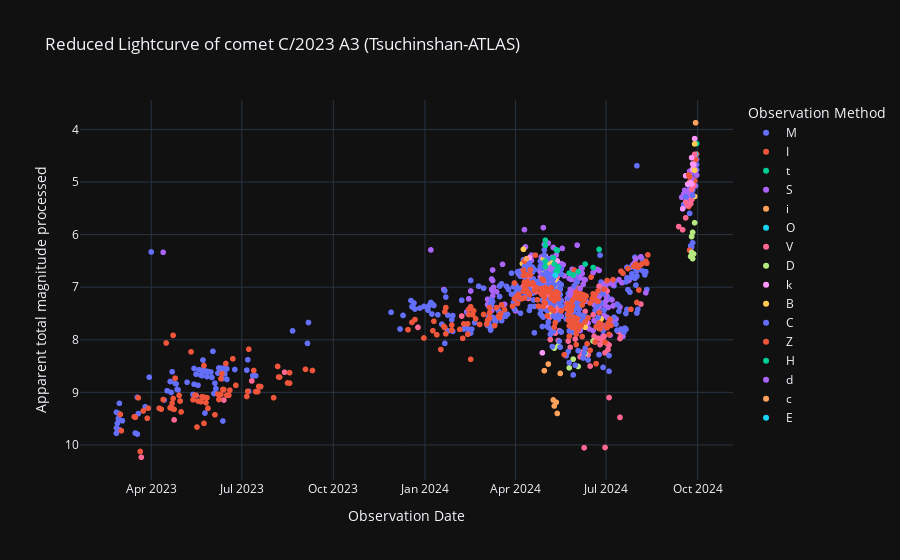

Notebook code cell kept with this figure:
### Code cell
# Curva de luz reducida
labels = {'obs_date':'Observation Date','magnitud_reducida':'Apparent total magnitude processed', 'obs_method_key' : 'Observation Method'}
fig = px.scatter(curva_de_luz_procesada_df, x='obs_date', y='magnitud_reducida', color='obs_method_key', template= 'plotly_dark', labels= labels, title=f'Reduced Lightcurve of comet {nombre_cometa} (Tsuchinshan-ATLAS)')
fig.update_yaxes(autorange="reversed")
fig.show()

### Figure 1 — Plotly figure (JSON) as saved in the notebook; plotly's stock layout.template omitted (floating-point values rounded to 4 significant figures; data arrays with more than 128 entries replaced by an {"elided": "..."} marker saying what was removed)
{"data": [{"hovertemplate": "Observation Method=M<br>Observation Date=%{x}<br>Apparent total magnitude processed=%{y}<extra></extra>", "legendgroup": "M", "marker": {"color": "#636efa", "symbol": "circle"}, "mode": "markers", "name": "M", "showlegend": true, "type": "scattergl", "x": {"elided": "225 str values"}, "xaxis": "x", "y": {"elided": "225 float values"}, "yaxis": "y"}, {"hovertemplate": "Observation Method=I<br>Observation Date=%{x}<br>Apparent total magnitude processed=%{y}<extra></extra>", "legendgroup": "I", "marker": {"color": "#EF553B", "symbol": "circle"}, "mode": "markers", "name": "I", "showlegend": true, "type": "scattergl", "x": ["2024-09-30T00:00:00", "2024-09-30T00:00:00", "2024-09-29T00:00:00", "2024-09-29T00:00:00", "2024-09-28T00:00:00", "2024-09-28T00:00:00", "2024-09-28T00:00:00", "2024-09-28T00:00:00", "2024-09-28T00:00:00", "2024-09-25T00:00:00", "2024-09-25T00:00:00", "2024-09-25T00:00:00", "2024-09-23T00:00:00", "2024-09-23T00:00:00", "2024-09-22T00:00:00", "2024-09-21T00:00:00"], "xaxis": "x", "y": [4.469, 4.869, 4.473, 4.573, 4.675, 4.775, 4.975, 4.975, 4.775, 4.937, 4.937, 5.137, 4.997, 6.297, 5.466, 5.443], "yaxis": "y"}, {"hovertemplate": "Observation Method=t<br>Observation Date=%{x}<br>Apparent total magnitude processed=%{y}<extra></extra>", "legendgroup": "t", "marker": {"color": "#00cc96", "symbol": "circle"}, "mode": "markers", "name": "t", "showlegend": true, "type": "scattergl", "x": ["2024-09-30T00:00:00"], "xaxis": "x", "y": [4.269], "yaxis": "y"}, {"hovertemplate": "Observation Method=S<br>Observation Date=%{x}<br>Apparent total magnitude processed=%{y}<extra></extra>", "legendgroup": "S", "marker": {"color": "#ab63fa", "symbol": "circle"}, "mode": "markers", "name": "S", "showlegend": true, "type": "scattergl", "x": {"elided": "211 str values"}, "xaxis": "x", "y": {"elided": "211 float values"}, "yaxis": "y"}, {"hovertemplate": "Observation Method=i<br>Observation Date=%{x}<br>Apparent total magnitude processed=%{y}<extra></extra>", "legendgroup": "i", "marker": {"color": "#FFA15A", "symbol": "circle"}, "mode": "markers", "name": "i", "showlegend": true, "type": "scattergl", "x": ["2024-09-29T00:00:00"], "xaxis": "x", "y": [3.873], "yaxis": "y"}, {"hovertemplate": "Observation Method=O<br>Observation Date=%{x}<br>Apparent total magnitude processed=%{y}<extra></extra>", "legendgroup": "O", "marker": {"color": "#19d3f3", "symbol": "circle"}, "mode": "markers", "name": "O", "showlegend": true, "type": "scattergl", "x": ["2024-09-29T00:00:00"], "xaxis": "x", "y": [4.473], "yaxis": "y"}, {"hovertemplate": "Observation Method=V<br>Observation Date=%{x}<br>Apparent total magnitude processed=%{y}<extra></extra>", "legendgroup": "V", "marker": {"color": "#FF6692", "symbol": "circle"}, "mode": "markers", "name": "V", "showlegend": true, "type": "scattergl", "x": ["2024-09-28T00:00:00", "2024-09-27T00:00:00", "2024-09-26T00:00:00", "2024-09-26T00:00:00", "2024-09-25T00:00:00", "2024-09-25T00:00:00", "2024-09-25T00:00:00", "2024-09-24T00:00:00", "2024-09-21T00:00:00", "2024-09-19T00:00:00", "2024-09-19T00:00:00", "2024-09-16T00:00:00", "2024-09-12T00:00:00", "2024-08-05T00:00:00", "2024-07-16T00:00:00", "2024-07-15T00:00:00", "2024-07-15T00:00:00", "2024-07-13T00:00:00", "2024-07-04T00:00:00", "2024-07-04T00:00:00", "2024-07-03T00:00:00", "2024-07-02T00:00:00", "2024-07-02T00:00:00", "2024-06-30T00:00:00", "2024-06-30T00:00:00", "2024-06-29T00:00:00", "2024-06-28T00:00:00", "2024-06-26T00:00:00", "2024-06-25T00:00:00", "2024-06-24T00:00:00", "2024-06-24T00:00:00", "2024-06-23T00:00:00", "2024-06-20T00:00:00", "2024-06-19T00:00:00", "2024-06-18T00:00:00", "2024-06-15T00:00:00", "2024-06-13T00:00:00", "2024-06-10T00:00:00", "2024-06-09T00:00:00", "2024-06-07T00:00:00", "2024-06-05T00:00:00", "2024-06-03T00:00:00", "2024-05-31T00:00:00", "2024-05-29T00:00:00", "2024-05-26T00:00:00", "2024-05-25T00:00:00", "2024-05-24T00:00:00", "2024-05-17T00:00:00", "2024-05-16T00:00:00", "2024-05-16T00:00:00", "2024-05-15T00:00:00", "2024-05-14T00:00:00", "2024-05-14T00:00:00", "2024-05-13T00:00:00", "2024-05-12T00:00:00", "2024-05-11T00:00:00", "2024-05-10T00:00:00", "2024-05-10T00:00:00", "2024-05-09T00:00:00", "2024-05-07T00:00:00", "2024-05-06T00:00:00", "2024-05-05T00:00:00", "2024-05-04T00:00:00", "2024-05-03T00:00:00", "2024-05-03T00:00:00", "2024-05-02T00:00:00", "2024-05-01T00:00:00", "2024-04-29T00:00:00", "2024-04-27T00:00:00", "2024-04-21T00:00:00", "2024-04-20T00:00:00", "2024-04-17T00:00:00", "2024-04-16T00:00:00", "2024-04-15T00:00:00", "2024-04-15T00:00:00", "2024-04-14T00:00:00", "2024-04-13T00:00:00", "2024-04-13T00:00:00", "2024-04-09T00:00:00", "2024-02-07T00:00:00", "2023-12-25T00:00:00", "2023-08-13T00:00:00", "2023-07-11T00:00:00", "2023-07-07T00:00:00", "2023-06-13T00:00:00", "2023-05-16T00:00:00", "2023-04-24T00:00:00", "2023-04-20T00:00:00", "2023-03-22T00:00:00"], "xaxis": "x", "y": [4.475, 5.068, 5.258, 5.058, 5.337, 5.337, 5.137, 5.416, 5.443, 5.382, 5.682, 5.909, 5.848, 7.322, 7.895, 7.976, 9.476, 7.84, 8.099, 9.099, 8.186, 8.074, 7.074, 8.249, 10.05, 7.937, 8.025, 7.703, 8.092, 7.982, 6.982, 7.972, 8.044, 7.935, 7.526, 8.5, 8.285, 7.461, 10.05, 8.239, 8.325, 7.608, 7.986, 7.569, 8.143, 7.634, 8.025, 7.852, 7.84, 7.44, 7.827, 7.415, 8.015, 6.801, 7.188, 7.874, 7.359, 7.459, 7.345, 7.813, 7.996, 7.581, 7.762, 7.044, 7.144, 7.226, 6.907, 7.568, 6.827, 7.092, 7.067, 6.993, 7.068, 6.942, 6.942, 7.215, 7.089, 6.789, 6.979, 7.549, 7.765, 8.617, 8.783, 8.98, 9.147, 9.055, 9.523, 9.294, 10.23], "yaxis": "y"}, {"hovertemplate": "Observation Method=D<br>Observation Date=%{x}<br>Apparent total magnitude processed=%{y}<extra></extra>", "legendgroup": "D", "marker": {"color": "#B6E880", "symbol": "circle"}, "mode": "markers", "name": "D", "showlegend": true, "type": "scattergl", "x": ["2024-09-28T00:00:00", "2024-09-27T00:00:00", "2024-09-26T00:00:00", "2024-09-26T00:00:00", "2024-09-25T00:00:00", "2024-09-25T00:00:00", "2024-09-25T00:00:00", "2024-09-24T00:00:00", "2024-06-24T00:00:00", "2024-06-18T00:00:00", "2024-06-10T00:00:00", "2024-06-03T00:00:00", "2024-05-29T00:00:00", "2024-05-25T00:00:00", "2024-05-14T00:00:00", "2024-05-13T00:00:00", "2024-05-10T00:00:00", "2024-05-09T00:00:00"], "xaxis": "x", "y": [5.775, 6.368, 5.958, 6.458, 6.037, 6.337, 6.037, 6.416, 7.782, 8.026, 8.261, 8.508, 8.369, 8.534, 8.115, 7.301, 8.159, 8.145], "yaxis": "y"}, {"hovertemplate": "Observation Method=k<br>Observation Date=%{x}<br>Apparent total magnitude processed=%{y}<extra></extra>", "legendgroup": "k", "marker": {"color": "#FF97FF", "symbol": "circle"}, "mode": "markers", "name": "k", "showlegend": true, "type": "scattergl", "x": ["2024-09-28T00:00:00", "2024-09-27T00:00:00", "2024-09-26T00:00:00", "2024-09-26T00:00:00", "2024-09-25T00:00:00", "2024-09-25T00:00:00", "2024-09-25T00:00:00", "2024-09-24T00:00:00", "2024-09-21T00:00:00", "2024-09-19T00:00:00", "2024-09-19T00:00:00", "2024-09-16T00:00:00", "2024-06-26T00:00:00", "2024-06-11T00:00:00", "2024-06-10T00:00:00", "2024-05-31T00:00:00", "2024-05-13T00:00:00", "2024-05-13T00:00:00", "2024-05-13T00:00:00", "2024-05-12T00:00:00", "2024-05-12T00:00:00", "2024-05-12T00:00:00", "2024-05-12T00:00:00", "2024-05-07T00:00:00", "2024-05-03T00:00:00", "2024-05-02T00:00:00", "2024-05-01T00:00:00", "2024-05-01T00:00:00", "2024-04-28T00:00:00", "2024-04-15T00:00:00"], "xaxis": "x", "y": [4.175, 4.668, 4.658, 4.758, 5.037, 5.037, 4.537, 5.016, 5.043, 5.282, 4.882, 5.509, 7.303, 7.669, 7.761, 7.586, 7.601, 6.301, 6.501, 6.688, 6.888, 6.888, 7.088, 7.513, 7.344, 6.726, 6.407, 6.607, 8.248, 6.442], "yaxis": "y"}, {"hovertemplate": "Observation Method=B<br>Observation Date=%{x}<br>Apparent total magnitude processed=%{y}<extra></extra>", "legendgroup": "B", "marker": {"color": "#FECB52", "symbol": "circle"}, "mode": "markers", "name": "B", "showlegend": true, "type": "scattergl", "x": ["2024-09-28T00:00:00", "2024-09-28T00:00:00", "2024-09-28T00:00:00", "2024-06-26T00:00:00", "2024-06-10T00:00:00", "2024-06-01T00:00:00", "2024-05-29T00:00:00", "2024-05-29T00:00:00", "2024-05-13T00:00:00", "2024-05-11T00:00:00", "2024-05-07T00:00:00", "2024-05-06T00:00:00", "2024-05-04T00:00:00", "2024-05-03T00:00:00", "2024-05-01T00:00:00", "2024-04-30T00:00:00", "2024-04-30T00:00:00", "2024-04-29T00:00:00", "2024-04-29T00:00:00", "2024-04-28T00:00:00", "2024-04-09T00:00:00", "2024-04-08T00:00:00"], "xaxis": "x", "y": [5.275, 4.775, 4.275, 7.603, 7.761, 7.893, 7.769, 7.569, 6.901, 6.974, 6.513, 7.496, 7.062, 6.544, 7.007, 7.188, 7.188, 6.668, 6.468, 6.648, 6.279, 6.551], "yaxis": "y"}, {"hovertemplate": "Observation Method=C<br>Observation Date=%{x}<br>Apparent total magnitude processed=%{y}<extra></extra>", "legendgroup": "C", "marker": {"color": "#636efa", "symbol": "circle"}, "mode": "markers", "name": "C", "showlegend": true, "type": "scattergl", "x": {"elided": "345 str values"}, "xaxis": "x", "y": {"elided": "345 float values"}, "yaxis": "y"}, {"hovertemplate": "Observation Method=Z<br>Observation Date=%{x}<br>Apparent total magnitude processed=%{y}<extra></extra>", "legendgroup": "Z", "marker": {"color": "#EF553B", "symbol": "circle"}, "mode": "markers", "name": "Z", "showlegend": true, "type": "scattergl", "x": {"elided": "294 str values"}, "xaxis": "x", "y": {"elided": "294 float values"}, "yaxis": "y"}, {"hovertemplate": "Observation Method=H<br>Observation Date=%{x}<br>Apparent total magnitude processed=%{y}<extra></extra>", "legendgroup": "H", "marker": {"color": "#00cc96", "symbol": "circle"}, "mode": "markers", "name": "H", "showlegend": true, "type": "scattergl", "x": ["2024-06-24T00:00:00", "2024-06-18T00:00:00", "2024-06-10T00:00:00", "2024-06-03T00:00:00", "2024-05-29T00:00:00", "2024-05-25T00:00:00", "2024-05-14T00:00:00", "2024-05-13T00:00:00", "2024-05-13T00:00:00", "2024-05-12T00:00:00", "2024-05-12T00:00:00", "2024-05-10T00:00:00", "2024-05-09T00:00:00", "2024-05-01T00:00:00", "2024-05-01T00:00:00", "2024-05-01T00:00:00", "2024-05-01T00:00:00"], "xaxis": "x", "y": [6.282, 6.626, 6.561, 6.708, 6.769, 6.734, 6.615, 6.301, 6.701, 6.288, 6.688, 6.559, 6.445, 6.107, 6.507, 6.207, 6.607], "yaxis": "y"}, {"hovertemplate": "Observation Method=d<br>Observation Date=%{x}<br>Apparent total magnitude processed=%{y}<extra></extra>", "legendgroup": "d", "marker": {"color": "#ab63fa", "symbol": "circle"}, "mode": "markers", "name": "d", "showlegend": true, "type": "scattergl", "x": ["2024-06-05T00:00:00", "2024-05-26T00:00:00"], "xaxis": "x", "y": [7.025, 7.143], "yaxis": "y"}, {"hovertemplate": "Observation Method=c<br>Observation Date=%{x}<br>Apparent total magnitude processed=%{y}<extra></extra>", "legendgroup": "c", "marker": {"color": "#FFA15A", "symbol": "circle"}, "mode": "markers", "name": "c", "showlegend": true, "type": "scattergl", "x": ["2024-05-16T00:00:00", "2024-05-13T00:00:00", "2024-05-12T00:00:00", "2024-05-10T00:00:00", "2024-05-09T00:00:00", "2024-05-04T00:00:00", "2024-04-30T00:00:00", "2024-04-12T00:00:00"], "xaxis": "x", "y": [8.64, 9.401, 9.188, 9.259, 9.145, 8.462, 8.588, 6.461], "yaxis": "y"}, {"hovertemplate": "Observation Method=E<br>Observation Date=%{x}<br>Apparent total magnitude processed=%{y}<extra></extra>", "legendgroup": "E", "marker": {"color": "#19d3f3", "symbol": "circle"}, "mode": "markers", "name": "E", "showlegend": true, "type": "scattergl", "x": ["2024-05-11T00:00:00"], "xaxis": "x", "y": [6.774], "yaxis": "y"}], "layout": {"legend": {"title": {"text": "Observation Method"}, "tracegroupgap": 0}, "title": {"text": "Reduced Lightcurve of comet C/2023 A3 (Tsuchinshan-ATLAS)"}, "xaxis": {"anchor": "y", "domain": [0, 1], "title": {"text": "Observation Date"}}, "yaxis": {"anchor": "x", "autorange": "reversed", "domain": [0, 1], "title": {"text": "Apparent total magnitude processed"}}}}
